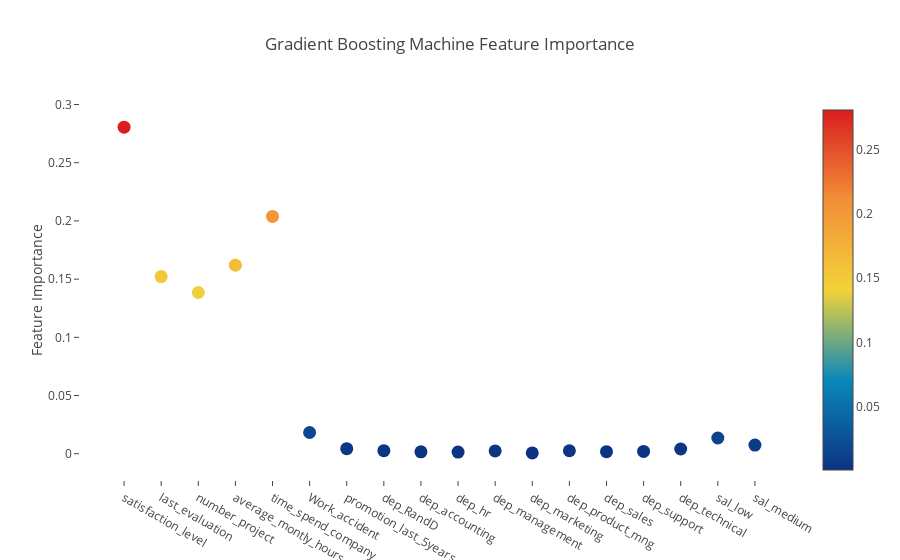

The notebook cell saved with this chart:
### Code cell
# Scatter plot 
trace = go.Scatter(
    y = gb.feature_importances_,
    x = features,
    mode='markers',
    marker=dict(
        sizemode = 'diameter',
        sizeref = 1,
        size = 13,
        color = gb.feature_importances_,
        colorscale='Portland',
        showscale=True
    ),
    text = features
)
data = [trace]

layout= go.Layout(
    autosize= True,
    title= 'Gradient Boosting Machine Feature Importance',
    hovermode= 'closest',
     xaxis= dict(
         ticklen= 5,
         showgrid=False,
        zeroline=False,
        showline=False
     ),
    yaxis=dict(
        title= 'Feature Importance',
        showgrid=False,
        zeroline=False,
        ticklen= 5,
        gridwidth= 2
    ),
    showlegend= False
)
fig = go.Figure(data=data, layout=layout)
py.iplot(fig,filename='scatter2010')

### Figure 1 — Plotly figure (JSON) as saved in the notebook; plotly's stock layout.template omitted (floating-point values rounded to 4 significant figures)
{"data": [{"marker": {"color": [0.2806, 0.1522, 0.1385, 0.162, 0.2039, 0.01823, 0.004382, 0.002636, 0.00167, 0.001404, 0.002415, 0.000734, 0.002547, 0.001801, 0.001951, 0.004057, 0.01352, 0.007432], "colorscale": "Portland", "showscale": true, "size": 13, "sizemode": "diameter", "sizeref": 1}, "mode": "markers", "text": ["satisfaction_level", "last_evaluation", "number_project", "average_montly_hours", "time_spend_company", "Work_accident", "promotion_last_5years", "dep_RandD", "dep_accounting", "dep_hr", "dep_management", "dep_marketing", "dep_product_mng", "dep_sales", "dep_support", "dep_technical", "sal_low", "sal_medium"], "type": "scatter", "x": ["satisfaction_level", "last_evaluation", "number_project", "average_montly_hours", "time_spend_company", "Work_accident", "promotion_last_5years", "dep_RandD", "dep_accounting", "dep_hr", "dep_management", "dep_marketing", "dep_product_mng", "dep_sales", "dep_support", "dep_technical", "sal_low", "sal_medium"], "y": [0.2806, 0.1522, 0.1385, 0.162, 0.2039, 0.01823, 0.004382, 0.002636, 0.00167, 0.001404, 0.002415, 0.000734, 0.002547, 0.001801, 0.001951, 0.004057, 0.01352, 0.007432]}], "layout": {"autosize": true, "hovermode": "closest", "showlegend": false, "title": "Gradient Boosting Machine Feature Importance", "xaxis": {"showgrid": false, "showline": false, "ticklen": 5, "zeroline": false}, "yaxis": {"gridwidth": 2, "showgrid": false, "ticklen": 5, "title": "Feature Importance", "zeroline": false}}}
